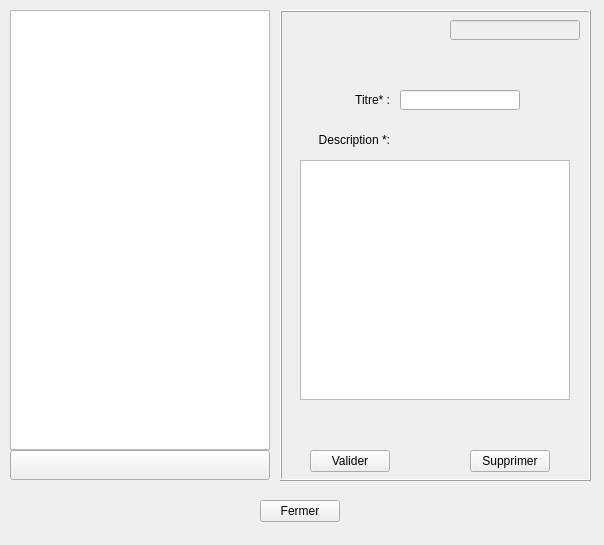
<?xml version="1.0" encoding="UTF-8"?>
<ui version="4.0">
 <class>UI_InteractionContact</class>
 <widget class="QWidget" name="UI_InteractionContact">
  <property name="windowModality">
   <enum>Qt::ApplicationModal</enum>
  </property>
  <property name="geometry">
   <rect>
    <x>0</x>
    <y>0</y>
    <width>604</width>
    <height>545</height>
   </rect>
  </property>
  <property name="windowTitle">
   <string>Interactions du contact</string>
  </property>
  <property name="windowIcon">
   <iconset resource="../ressources.qrc">
    <normaloff>:/Ressources/Icons/InteractionContact avec fond.png</normaloff>:/Ressources/Icons/InteractionContact avec fond.png</iconset>
  </property>
  <widget class="QListWidget" name="InteractionList">
   <property name="geometry">
    <rect>
     <x>10</x>
     <y>10</y>
     <width>260</width>
     <height>440</height>
    </rect>
   </property>
   <property name="editTriggers">
    <set>QAbstractItemView::NoEditTriggers</set>
   </property>
  </widget>
  <widget class="QPushButton" name="BAddInteraction">
   <property name="geometry">
    <rect>
     <x>10</x>
     <y>450</y>
     <width>260</width>
     <height>30</height>
    </rect>
   </property>
   <property name="text">
    <string/>
   </property>
   <property name="shortcut">
    <string>+</string>
   </property>
  </widget>
  <widget class="QFrame" name="frameEditInteraction">
   <property name="geometry">
    <rect>
     <x>280</x>
     <y>10</y>
     <width>311</width>
     <height>471</height>
    </rect>
   </property>
   <property name="frameShape">
    <enum>QFrame::Box</enum>
   </property>
   <property name="frameShadow">
    <enum>QFrame::Raised</enum>
   </property>
   <widget class="QLabel" name="labelTitre">
    <property name="geometry">
     <rect>
      <x>30</x>
      <y>80</y>
      <width>80</width>
      <height>20</height>
     </rect>
    </property>
    <property name="text">
     <string>Titre* :</string>
    </property>
    <property name="alignment">
     <set>Qt::AlignRight|Qt::AlignTrailing|Qt::AlignVCenter</set>
    </property>
   </widget>
   <widget class="QLineEdit" name="editTitre">
    <property name="geometry">
     <rect>
      <x>120</x>
      <y>80</y>
      <width>120</width>
      <height>20</height>
     </rect>
    </property>
   </widget>
   <widget class="QLabel" name="labelDescription">
    <property name="geometry">
     <rect>
      <x>30</x>
      <y>120</y>
      <width>80</width>
      <height>20</height>
     </rect>
    </property>
    <property name="text">
     <string>Description *:</string>
    </property>
    <property name="alignment">
     <set>Qt::AlignRight|Qt::AlignTrailing|Qt::AlignVCenter</set>
    </property>
   </widget>
   <widget class="QLineEdit" name="editDateCreation">
    <property name="enabled">
     <bool>false</bool>
    </property>
    <property name="geometry">
     <rect>
      <x>170</x>
      <y>10</y>
      <width>130</width>
      <height>20</height>
     </rect>
    </property>
    <property name="text">
     <string/>
    </property>
   </widget>
   <widget class="QPushButton" name="Validate">
    <property name="geometry">
     <rect>
      <x>30</x>
      <y>440</y>
      <width>80</width>
      <height>22</height>
     </rect>
    </property>
    <property name="text">
     <string>Valider</string>
    </property>
    <property name="shortcut">
     <string>Return</string>
    </property>
   </widget>
   <widget class="QPushButton" name="Delete">
    <property name="geometry">
     <rect>
      <x>190</x>
      <y>440</y>
      <width>80</width>
      <height>22</height>
     </rect>
    </property>
    <property name="text">
     <string>Supprimer</string>
    </property>
   </widget>
   <widget class="QPlainTextEdit" name="editDescription">
    <property name="geometry">
     <rect>
      <x>20</x>
      <y>150</y>
      <width>270</width>
      <height>240</height>
     </rect>
    </property>
   </widget>
  </widget>
  <widget class="QPushButton" name="BValider">
   <property name="geometry">
    <rect>
     <x>260</x>
     <y>500</y>
     <width>80</width>
     <height>22</height>
    </rect>
   </property>
   <property name="text">
    <string>Fermer</string>
   </property>
   <property name="shortcut">
    <string>Esc</string>
   </property>
  </widget>
 </widget>
 <tabstops>
  <tabstop>InteractionList</tabstop>
  <tabstop>BAddInteraction</tabstop>
  <tabstop>editDateCreation</tabstop>
  <tabstop>editTitre</tabstop>
  <tabstop>editDescription</tabstop>
  <tabstop>Validate</tabstop>
  <tabstop>Delete</tabstop>
  <tabstop>BValider</tabstop>
 </tabstops>
 <resources>
  <include location="../ressources.qrc"/>
 </resources>
 <connections>
  <connection>
   <sender>BAddInteraction</sender>
   <signal>clicked()</signal>
   <receiver>UI_InteractionContact</receiver>
   <slot>AddInteraction()</slot>
   <hints>
    <hint type="sourcelabel">
     <x>142</x>
     <y>469</y>
    </hint>
    <hint type="destinationlabel">
     <x>97</x>
     <y>510</y>
    </hint>
   </hints>
  </connection>
  <connection>
   <sender>BValider</sender>
   <signal>clicked()</signal>
   <receiver>UI_InteractionContact</receiver>
   <slot>close()</slot>
   <hints>
    <hint type="sourcelabel">
     <x>268</x>
     <y>518</y>
    </hint>
    <hint type="destinationlabel">
     <x>172</x>
     <y>532</y>
    </hint>
   </hints>
  </connection>
  <connection>
   <sender>Validate</sender>
   <signal>clicked()</signal>
   <receiver>UI_InteractionContact</receiver>
   <slot>ValiderInteraction()</slot>
   <hints>
    <hint type="sourcelabel">
     <x>368</x>
     <y>459</y>
    </hint>
    <hint type="destinationlabel">
     <x>453</x>
     <y>499</y>
    </hint>
   </hints>
  </connection>
  <connection>
   <sender>Delete</sender>
   <signal>clicked()</signal>
   <receiver>UI_InteractionContact</receiver>
   <slot>SupprimerInteraction()</slot>
   <hints>
    <hint type="sourcelabel">
     <x>496</x>
     <y>457</y>
    </hint>
    <hint type="destinationlabel">
     <x>433</x>
     <y>488</y>
    </hint>
   </hints>
  </connection>
  <connection>
   <sender>InteractionList</sender>
   <signal>itemSelectionChanged()</signal>
   <receiver>UI_InteractionContact</receiver>
   <slot>ListItemSelected()</slot>
   <hints>
    <hint type="sourcelabel">
     <x>139</x>
     <y>229</y>
    </hint>
    <hint type="destinationlabel">
     <x>301</x>
     <y>272</y>
    </hint>
   </hints>
  </connection>
 </connections>
 <slots>
  <slot>AddInteraction()</slot>
  <slot>ValiderInteraction()</slot>
  <slot>SupprimerInteraction()</slot>
  <slot>ListItemSelected()</slot>
 </slots>
</ui>
